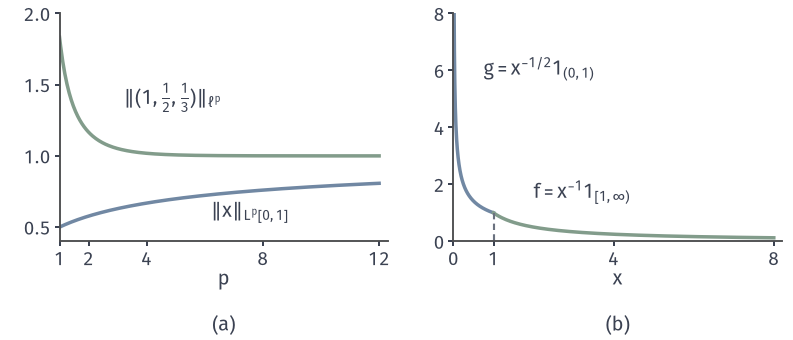

The script that drew this image:
from pathlib import Path
import sys
ROOT = next(p for p in Path(__file__).resolve().parents if (p/"build.sh").is_file() and (p/"tex/book.tex").is_file())
sys.path.insert(0, str(ROOT/"figures/00-shared/mathematical-preliminaries-upper/00-shared/comprehension-figures"))
from support import figure, save, BLUE, GREEN, YELLOW, RED, PURPLE, INK, MUTED, GRID, BLUE_FILL, GREEN_FILL, YELLOW_FILL, RED_FILL, PURPLE_FILL
import numpy as np
from matplotlib.colors import LinearSegmentedColormap
from matplotlib.patches import Rectangle, Ellipse, Circle

# (a) 有限测度与计数测度上 p-范数随 p 的单调方向；(b) (0,∞) 上两个函数：尖峰与长尾。
fig, axes = figure(width_mm=112, height_mm=48, ncols=2)
fig.set_layout_engine(None)
fig.subplots_adjust(left=.075, right=.985, top=.96, bottom=.29, wspace=.2)
a, b = axes
p = np.linspace(1, 12, 300)
a.plot(p, (p+1)**(-1/p), color=BLUE, lw=1.4)
a.plot(p, (1+2.0**(-p)+3.0**(-p))**(1/p), color=GREEN, lw=1.4)
a.set_xlim(1, 12.3); a.set_ylim(.4, 2.0); a.set_xticks([1, 2, 4, 8, 12]); a.set_yticks([.5, 1, 1.5, 2])
a.set_xlabel('$p$', labelpad=0)
a.text(6.2, .53, r'$\|x\|_{L^p[0,1]}$', color=INK, ha='left', va='bottom')
a.text(3.2, 1.3, r'$\|(1,\frac{1}{2},\frac{1}{3})\|_{\ell^p}$', color=INK, ha='left', va='bottom')
x1 = np.linspace(.0025, 1, 400); x2 = np.linspace(1, 8, 200)
b.plot(x1, x1**-.5, color=BLUE, lw=1.4)
b.plot(x2, 1/x2, color=GREEN, lw=1.4)
b.plot([1, 1], [1, 0], color=MUTED, lw=.85, ls=(0, (3, 2)))
b.set_xlim(0, 8.2); b.set_ylim(0, 8); b.set_xticks([0, 1, 4, 8]); b.set_yticks([0, 2, 4, 6, 8])
b.set_xlabel('$x$', labelpad=0)
b.text(.75, 5.6, r'$g=x^{-1/2}\mathbf{1}_{(0,1)}$', ha='left', va='bottom')
b.text(2.0, 1.25, r'$f=x^{-1}\mathbf{1}_{[1,\infty)}$', ha='left', va='bottom')
for ax, s in zip(axes, '(a) (b)'.split()):
    ax.tick_params(length=2, pad=1.5)
    q = ax.get_position(); fig.text((q.x0+q.x1)/2, .015, s, ha='center', va='bottom')
save(fig, Path(__file__).resolve().parent, 'figure', {'formula': '||x||_p=(p+1)^(-1/p); ||(1,1/2,1/3)||_p=(1+2^-p+3^-p)^(1/p); g=x^-1/2 on (0,1); f=1/x on [1,inf)'})
